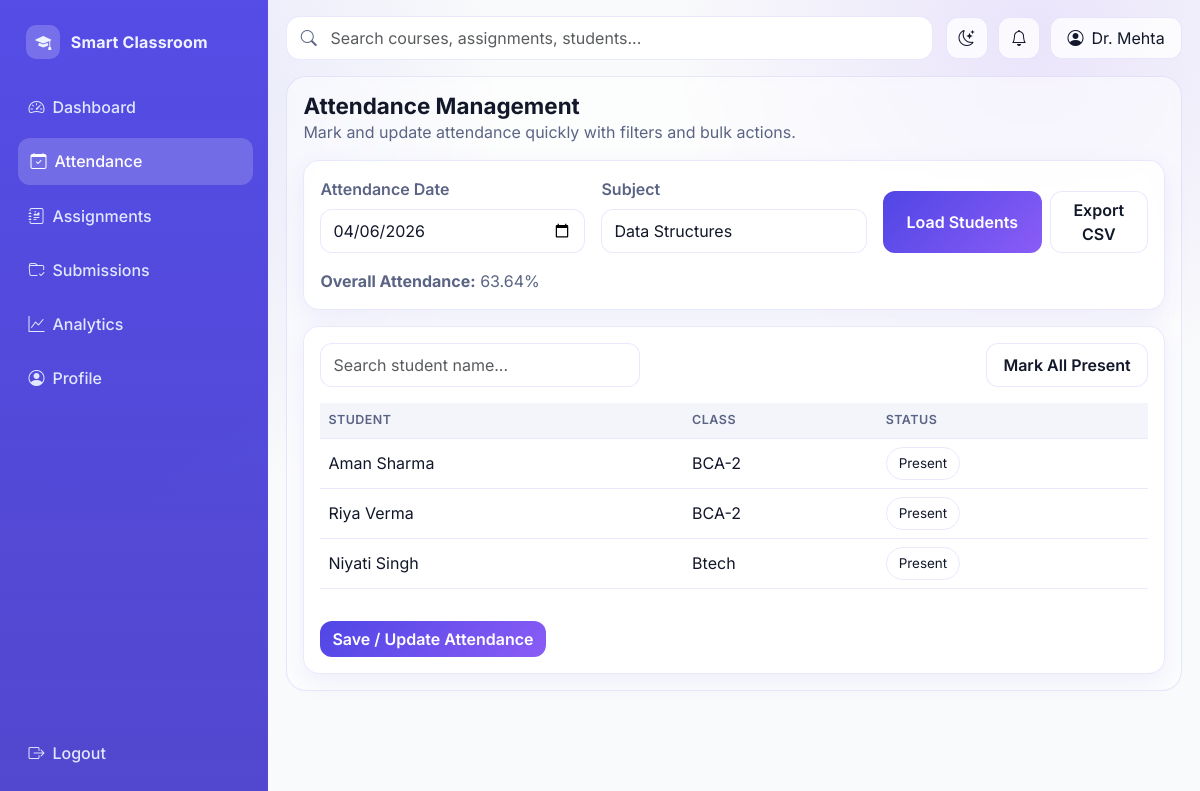
/teacher/attendance (signed in), run on the app's committed database.
### models/__init__.py (models this page shows, shortened)
class User(UserMixin, db.Model):
    id = db.Column(db.Integer, primary_key=True)
    name = db.Column(db.String(120), nullable=False)
    email = db.Column(db.String(120), unique=True, nullable=False, index=True)
    password = db.Column(db.String(255), nullable=False)
    role = db.Column(db.String(20), nullable=False)
    student_profile = db.relationship("StudentProfile", backref="user", uselist=False)
    teacher_profile = db.relationship("TeacherProfile", backref="user", uselist=False)

class TeacherProfile(db.Model):
    user_id = db.Column(db.Integer, db.ForeignKey("user.id"), primary_key=True)
    subject = db.Column(db.String(100), nullable=False)
    assignments = db.relationship("Assignment", backref="teacher", lazy=True, cascade="all, delete")

class StudentProfile(db.Model):
    user_id = db.Column(db.Integer, db.ForeignKey("user.id"), primary_key=True)
    class_name = db.Column(db.String(50), nullable=False)
    attendances = db.relationship("Attendance", backref="student", lazy=True, cascade="all, delete")
    submissions = db.relationship("Submission", backref="student_user", lazy=True, cascade="all, delete")

### routes/teacher_routes.py (the view, shortened to what this page needs)
@teacher_bp.route("/attendance", methods=["GET", "POST"])
@login_required
@role_required("Teacher")
def attendance():
    form = AttendanceDateForm()
    selected_date = datetime.utcnow().date()
    selected_subject = current_user.teacher_profile.subject if current_user.teacher_profile else "General"
    if form.validate_on_submit() and "load_attendance" in request.form:
        selected_date = form.date.data
        selected_subject = form.subject.data
    if request.args.get("date"):
        selected_date = datetime.strptime(request.args.get("date"), "%Y-%m-%d").date()
    if request.args.get("subject"):
        selected_subject = request.args.get("subject")
    students = StudentProfile.query.order_by(StudentProfile.user_id.asc()).all()
    attendance_map = {
        record.student_id: record.status
        for record in Attendance.query.filter_by(date=selected_date, subject=selected_subject).all()
    }
    total_records = Attendance.query.filter_by(subject=selected_subject).count()
    present_records = Attendance.query.filter_by(subject=selected_subject, status="Present").count()
    attendance_overview = round((present_records / total_records) * 100, 2) if total_records else 0
    return render_template(
        "teacher/attendance_manage.html",
        form=form,
        students=students,
        attendance_map=attendance_map,
        selected_date=selected_date,
        selected_subject=selected_subject,
        attendance_overview=attendance_overview,
    )

### forms/teacher_forms.py
class AttendanceDateForm(FlaskForm):
    date = DateField("Attendance Date", validators=[InputRequired()])
    subject = StringField("Subject", validators=[InputRequired(), Length(min=2, max=100)])
    submit = SubmitField("Load Students")

### app.py (called while the page is built)
def create_app():
    app = Flask(__name__)
    app.config.from_object(Config)
    os.makedirs(app.config["UPLOAD_FOLDER"], exist_ok=True)
    db.init_app(app)
    bcrypt.init_app(app)
    login_manager.init_app(app)
    csrf.init_app(app)
    register_blueprints(app)
    @app.context_processor
    def inject_globals():
        return {"app_name": "College Management System"}
    with app.app_context():
        db.create_all()
    return app

### models/__init__.py (called while the page is built)
@login_manager.user_loader
def load_user(user_id):
    return User.query.get(int(user_id))

### templates/teacher/attendance_manage.html (shortened to what this page needs)
{% extends 'base.html' %} {% block title %} - Attendance{% endblock %} {% block
content %}
<section class="page-header">
  <div>
    <h1 class="page-title">Attendance Management</h1>
    <p class="text-muted-soft mb-0">
      Mark and update attendance quickly with filters and bulk actions.
    </p>
  </div>
</section>
<article class="app-card p-3 mb-3">
  <form method="POST" class="row g-3 align-items-end">
    <div class="col-md-4">
      {{ form.date.label(class='form-label') }} {{
      form.date(class='form-control', value=selected_date) }}
    </div>
    <div class="col-md-4">
      {{ form.subject.label(class='form-label') }} {{
      form.subject(class='form-control', value=selected_subject) }}
    </div>
    <div class="col-md-4 d-flex gap-2">
      {{ form.submit(class='btn btn-primary px-4') }}
      <a
        href="{{ url_for('teacher.export_attendance', subject=selected_subject) }}"
        class="btn btn-soft px-3"
        >Export CSV</a
      >
    </div>
  </form>
  <div class="mt-3 text-muted-soft">
    <strong>Overall Attendance:</strong> {{ attendance_overview }}%
  </div>
</article>
<article class="app-card p-3">
  <form method="POST" id="attendanceForm">
    <div class="d-flex justify-content-between mb-3 gap-2 flex-wrap">
      <input
        id="studentSearch"
        class="form-control"
        style="max-width: 320px"
        placeholder="Search student name..."
      />
      <button type="button" id="markAllPresent" class="btn btn-soft px-3">
        Mark All Present
      </button>
    </div>
    <div class="table-responsive" style="max-height: 460px">
      <table class="table sticky-head" id="attendanceTable">
        <thead>
          <tr>
            <th>Student</th>
            <th>Class</th>
            <th>Status</th>
          </tr>
        </thead>
        <tbody>
          {% for student in students %}
          <tr>
            <td>{{ student.user.name }}</td>
            <td>{{ student.class_name }}</td>
            <td>
              <div class="attendance-toggle">
                <label class="present" for="student_{{ student.user_id }}"
                  >Present</label
                >
              </div>
            </td>
          </tr>
          {% else %}
          <tr>
            <td colspan="3" class="text-center text-muted-soft">
              No students available.
            </td>
          </tr>
          {% endfor %}
        </tbody>
      </table>
    </div>
    <button class="btn btn-success mt-3">Save / Update Attendance</button>
  </form>
</article>
{% endblock %}

### templates/base.html (shortened to what this page needs)
<!doctype html>
<html lang="en">
  <head>
    <link
      href="https://cdn.jsdelivr.net/npm/bootstrap@5.3.3/dist/css/bootstrap.min.css"
      rel="stylesheet"
    />
    <link
      rel="stylesheet"
      href="https://cdn.jsdelivr.net/npm/bootstrap-icons@1.11.3/font/bootstrap-icons.min.css"
    />
    <link
      rel="stylesheet"
      href="{{ url_for('static', filename='css/styles.css') }}"
    />
  </head>
  <body>
    {% if current_user.is_authenticated %}
    <div class="app-shell">
      <aside class="sidebar d-flex flex-column" id="appSidebar">
        <a class="brand" href="{{ url_for('core.index') }}">
          <span class="brand-dot"><i class="bi bi-mortarboard-fill"></i></span>
          <span>Smart Classroom</span>
        </a>
        <div class="nav-section">
          {% if current_user.role == 'Teacher' %} {% set nav = [
          ('teacher.dashboard', 'Dashboard', 'bi-speedometer2'),
          ('teacher.attendance', 'Attendance', 'bi-calendar-check'),
          ('teacher.assignments', 'Assignments', 'bi-journal-richtext'),
          ('teacher.submissions', 'Submissions', 'bi-folder-check'),
          ('teacher.analytics', 'Analytics', 'bi-graph-up') ] %} {% else %} {%
          set nav = [ ('student.dashboard', 'Dashboard', 'bi-speedometer2'),
          ('student.attendance', 'Attendance', 'bi-calendar-check'),
          ('student.assignments', 'Assignments', 'bi-journal-richtext'),
          ('student.grades', 'Grades', 'bi-award'), ('student.analytics',
          'Analytics', 'bi-graph-up') ] %} {% endif %} {% for endpoint, label,
          icon in nav %}
          <a
            class="nav-link-item {% if request.endpoint == endpoint %}active{% endif %}"
            href="{{ url_for(endpoint) }}"
          >
            <span><i class="bi {{ icon }} me-2"></i>{{ label }}</span>
          </a>
          {% endfor %}
          <a class="nav-link-item" href="#" aria-disabled="true">
            <span><i class="bi bi-person-circle me-2"></i>Profile</span>
          </a>
        </div>
        <div class="sidebar-footer">
          <a class="nav-link-item" href="{{ url_for('auth.logout') }}">
            <span><i class="bi bi-box-arrow-right me-2"></i>Logout</span>
          </a>
        </div>
      </aside>
      <section class="workspace">
        <header class="topbar">
          <div class="search-wrap">
            <i class="bi bi-search search-icon"></i>
            <input
              class="form-control"
              type="search"
              placeholder="Search courses, assignments, students..."
              aria-label="Search"
            />
          </div>
          <div class="toolbar-actions">
            <button
              class="icon-btn"
              id="darkModeToggle"
              type="button"
              aria-label="Toggle dark mode"
            >
              <i class="bi bi-moon-stars"></i>
            </button>
            <button class="icon-btn" type="button" aria-label="Notifications">
              <i class="bi bi-bell"></i>
            </button>
            <div
              class="btn-soft px-3 d-flex align-items-center gap-2"
              role="button"
              tabindex="0"
            >
              <i class="bi bi-person-circle"></i>
              <span class="hidden-mobile">{{ current_user.name }}</span>
            </div>
          </div>
        </header>
        {% endif %}
        <main
          class="{% if current_user.is_authenticated %}content-wrap{% else %}container pb-4{% endif %}"
        >
          {% block content %}{% endblock %}
        </main>
        {% if current_user.is_authenticated %}
      </section>
    </div>
    {% endif %}
  </body>
</html>

### data on the page
User: name "Dr. Mehta"
TeacherProfile: subject "Data Structures"
StudentProfile: user.name "Aman Sharma", class_name "BCA-2"
StudentProfile: user.name "Riya Verma", class_name "BCA-2"
StudentProfile: user.name "Niyati Singh", class_name "Btech"

### other printed values
{{ label }} "Dashboard" "Attendance" "Assignments" "Submissions" "Analytics"
{{ attendance_overview }} "63.64"
